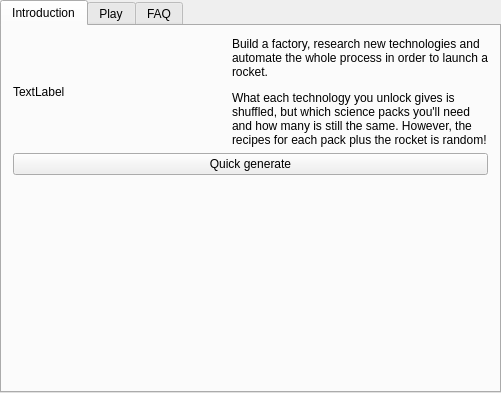
<?xml version="1.0" encoding="UTF-8"?>
<ui version="4.0">
 <class>FactorioGameTabWidget</class>
 <widget class="QTabWidget" name="FactorioGameTabWidget">
  <property name="geometry">
   <rect>
    <x>0</x>
    <y>0</y>
    <width>501</width>
    <height>393</height>
   </rect>
  </property>
  <property name="currentIndex">
   <number>0</number>
  </property>
  <widget class="QWidget" name="tab_intro">
   <attribute name="title">
    <string>Introduction</string>
   </attribute>
   <layout class="QVBoxLayout" name="intro_layout">
    <item>
     <layout class="QHBoxLayout" name="intro_cover_layout">
      <item>
       <widget class="QLabel" name="game_cover_label">
        <property name="text">
         <string>TextLabel</string>
        </property>
       </widget>
      </item>
      <item>
       <widget class="QLabel" name="intro_label">
        <property name="text">
         <string>&lt;html&gt;&lt;head/&gt;&lt;body&gt;&lt;p&gt;Build a factory, research new technologies and automate the whole process in order to launch a rocket.&lt;/p&gt;&lt;p&gt;What each technology you unlock gives is shuffled, but which science packs you'll need and how many is still the same. However, the recipes for each pack plus the rocket is random!&lt;/p&gt;&lt;/body&gt;&lt;/html&gt;</string>
        </property>
        <property name="wordWrap">
         <bool>true</bool>
        </property>
       </widget>
      </item>
     </layout>
    </item>
    <item>
     <widget class="QPushButton" name="quick_generate_button">
      <property name="text">
       <string>Quick generate</string>
      </property>
     </widget>
    </item>
    <item>
     <spacer name="intro_spacer">
      <property name="orientation">
       <enum>Qt::Vertical</enum>
      </property>
      <property name="sizeHint" stdset="0">
       <size>
        <width>20</width>
        <height>40</height>
       </size>
      </property>
     </spacer>
    </item>
   </layout>
  </widget>
  <widget class="GenerateGameWidget" name="tab_generate_game">
   <attribute name="title">
    <string>Play</string>
   </attribute>
  </widget>
  <widget class="QWidget" name="faq_tab">
   <attribute name="title">
    <string>FAQ</string>
   </attribute>
   <layout class="QGridLayout" name="faq_layout">
    <property name="leftMargin">
     <number>0</number>
    </property>
    <property name="topMargin">
     <number>0</number>
    </property>
    <property name="rightMargin">
     <number>0</number>
    </property>
    <property name="bottomMargin">
     <number>0</number>
    </property>
    <item row="0" column="0">
     <widget class="QScrollArea" name="faq_scroll_area">
      <property name="widgetResizable">
       <bool>true</bool>
      </property>
      <widget class="QWidget" name="faq_scroll_area_contents">
       <property name="geometry">
        <rect>
         <x>0</x>
         <y>0</y>
         <width>495</width>
         <height>360</height>
        </rect>
       </property>
       <layout class="QGridLayout" name="faq_scroll_layout">
        <item row="0" column="0">
         <widget class="QLabel" name="faq_label">
          <property name="text">
           <string># updated from code</string>
          </property>
          <property name="alignment">
           <set>Qt::AlignLeading|Qt::AlignLeft|Qt::AlignTop</set>
          </property>
          <property name="wordWrap">
           <bool>true</bool>
          </property>
         </widget>
        </item>
       </layout>
      </widget>
     </widget>
    </item>
   </layout>
  </widget>
 </widget>
 <layoutdefault spacing="6" margin="11"/>
 <customwidgets>
  <customwidget>
   <class>GenerateGameWidget</class>
   <extends>QWidget</extends>
   <header location="global">randovania/gui/widgets/generate_game_widget.h</header>
   <container>1</container>
  </customwidget>
 </customwidgets>
 <resources/>
 <connections/>
</ui>
